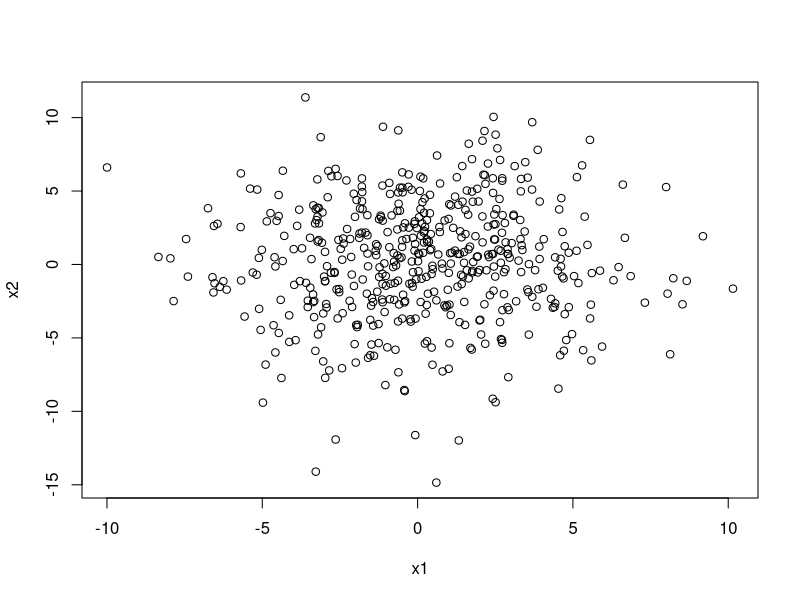
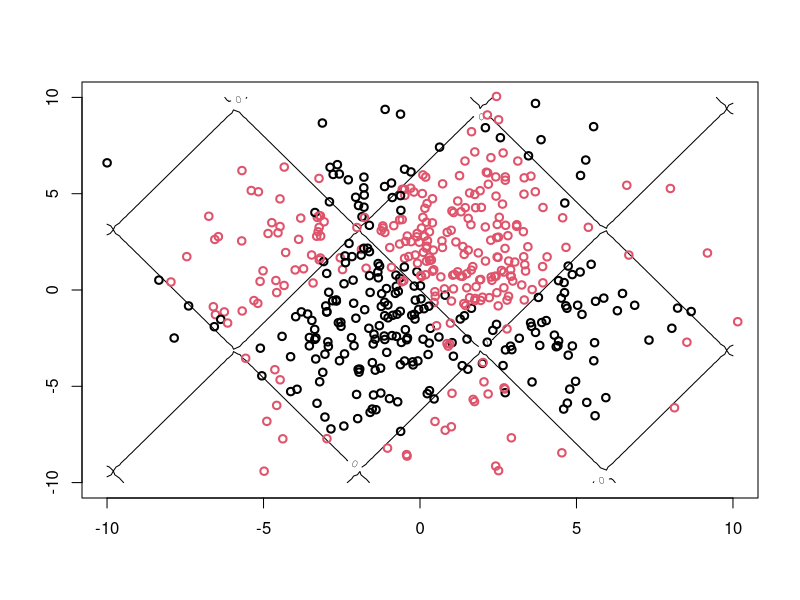
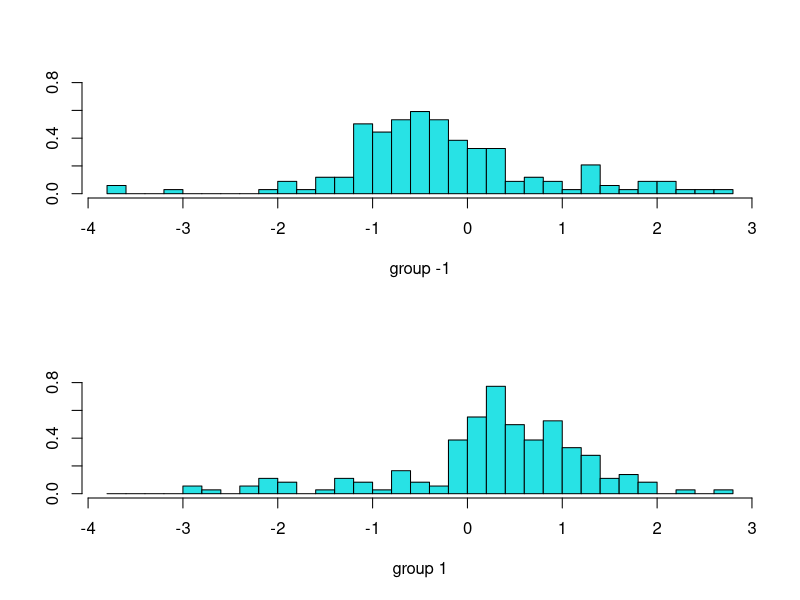

The R script that drew these images, in order: (Note: this script raises an error after producing the figures.)
# Punto 4
# 1 Generar
#Generacion de inputs y tamano de muestra
N=500
x1=rnorm(N,0,3)
x2=rnorm(N,0,4)
plot(x1,x2) #grafica de inputs
#Definicion de funcion discriminante
a=8 #complejidad en x1
b=5 #complejidad en x2
f_discrim=function(x1,x2){
  f=sin(a*x1/10)+sin(b*x2/10)
  return(f)
}

#Generacion de clases (respuesta)
y=sign(f_discrim(x1,x2)+rnorm(N,0,.4))
#Graficando los datos con fun. discriminante
xx1 <- seq(-10, 10, len = 100)
f=outer(xx1,xx1,f_discrim)
contour(xx1,xx1,f,nlevels=1,xlim=c(-10,10),ylim=c(-10,10))
points(x1,x2,col=y/2+1.5,lwd=2)
x=cbind(x1,x2)
x_train = x[1:350,]
x_test = x[351:N,]
y_train = y[1:350]
y_test = y[351:N]

train = as.data.frame(cbind(x_train, y_train))
colnames(train) = c('X1','X2', 'Y')

test = as.data.frame(cbind(x_test, y_test))
colnames(test) = c('X1','X2', 'Y')




## LDA
library(MASS)
lda=lda(Y~.,data= train)
lda #Ws
plot(lda)

predicted = predict(lda, test[,1:2], probaility = TRUE)
# Otra
roc=roc(test$Y,predicted$posterior[,2])

# Nuestra
ROC(test$Y,predicted$posterior[,2])

auc(test$Y, predicted$posterior[,2])
AUCnuestro(test$Y,predicted$posterior[,2])
# 0.6495


# Punto 3
